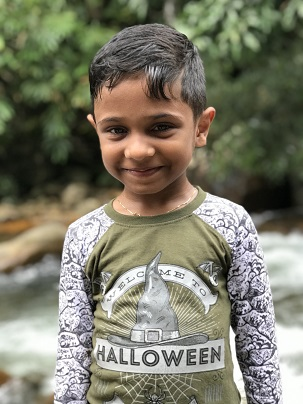
#> input picture python-opencv/images/abhi2.jpg, 303 x 404 px
$ python geometric_transformation_cropping.py
#> lines starting #> are read from the running program, lines starting #| are printed output that depends on the picture

"""
Created on Thu Dec 10 22:51:52 2020

@author: yzaghir

Image Transformation - Cropping  Recadrage

Cropping is the removal of unwanted outer areas from a photographic or illustrated image
Opencv understands images as NumPy arrays, We can so simple array slicing to get an image cropped


"""


# import cv library
import cv2 as cv
#import numpy as np

# read image from computer
img = cv.imread("images/abhi2.jpg")
#> img is the input picture: shape (404, 303, 3); mean B, G, R 105.3, 122.7, 124.1

# show the Actual Image
cv.imshow("original" , img)

# the 4 indexes are starty, endy, startx , endx
#make sure index fall insid the image widht an height and logically crop-able

cropped_image = img[60:200 , 50:200]
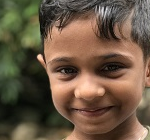
#> cropped_image: shape (140, 150, 3); mean B, G, R 68, 88.1, 107.2
# show the Actual Image
cv.imshow("Cropped" , cropped_image)

$ run again, with python-opencv/images/abhi1.JPG copied over python-opencv/images/abhi2.jpg
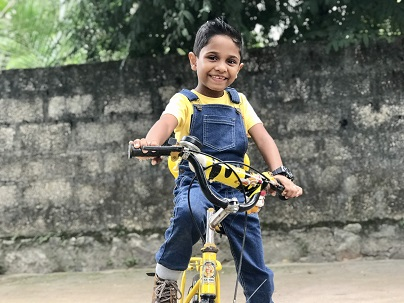
#> input picture python-opencv/images/abhi1.JPG, 404 x 303 px
#> img is the input picture: shape (303, 404, 3); mean B, G, R 109, 119.1, 116.7
#> `cropped_image = img[60:200 , 50:200]`:
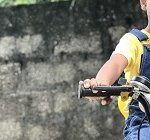
#> cropped_image: shape (140, 150, 3); mean B, G, R 107.6, 115.3, 114.6
